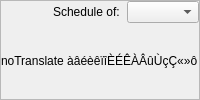
      <widget class="QFrame" name="frame">
       <property name="sizePolicy">
        <sizepolicy hsizetype="Preferred" vsizetype="Preferred">
         <horstretch>0</horstretch>
         <verstretch>0</verstretch>
        </sizepolicy>
       </property>
       <property name="frameShape">
        <enum>QFrame::StyledPanel</enum>
       </property>
       <property name="frameShadow">
        <enum>QFrame::Raised</enum>
       </property>
       <layout class="QGridLayout">
        <property name="leftMargin">
         <number>0</number>
        </property>
        <property name="topMargin">
         <number>0</number>
        </property>
        <property name="rightMargin">
         <number>0</number>
        </property>
        <property name="bottomMargin">
         <number>0</number>
        </property>
        <property name="spacing">
         <number>0</number>
        </property>
        <item row="0" column="0" colspan="2">
         <layout class="QGridLayout" name="layoutdockagenda">
          <item row="0" column="2" colspan="2">
           <widget class="QComboBox" name="comboBoxAgendaUser">
            <property name="toolTip">
             <string>&lt;!DOCTYPE HTML PUBLIC &quot;-//W3C//DTD HTML 4.0//EN&quot; &quot;http://www.w3.org/TR/REC-html40/strict.dtd&quot;&gt;
&lt;html&gt;&lt;head&gt;&lt;meta name=&quot;qrichtext&quot; content=&quot;1&quot; /&gt;&lt;style type=&quot;text/css&quot;&gt;
p, li { white-space: pre-wrap; }
&lt;/style&gt;&lt;/head&gt;&lt;body style=&quot; font-family:'MS Shell Dlg 2'; font-size:8.25pt; font-weight:400; font-style:normal;&quot;&gt;
&lt;p style=&quot; margin-top:0px; margin-bottom:0px; margin-left:0px; margin-right:0px; -qt-block-indent:0; text-indent:0px;&quot;&gt;&lt;span style=&quot; font-size:8pt;&quot;&gt;Selects and displays an user's schedule&lt;/span&gt;&lt;/p&gt;&lt;/body&gt;&lt;/html&gt;</string>
            </property>
           </widget>
          </item>
          <item row="0" column="1">
           <widget class="QLabel" name="labelAgendaSelect">
            <property name="font">
             <font>
              <pointsize>9</pointsize>
             </font>
            </property>
            <property name="text">
             <string>Schedule of:  </string>
            </property>
           </widget>
          </item>
          <item row="1" column="0" colspan="4">
           <widget class="QLabel" name="textLabelPixMap">
            <property name="font">
             <font>
              <pointsize>9</pointsize>
             </font>
            </property>
            <property name="text">
             <string>noTranslate àâéèêïîÈÉÊÀÂûÙçÇ«»ô</string>
            </property>
           </widget>
          </item>
          <item row="0" column="0">
           <widget class="QDialogButtonBox" name="buttonBox_agendas"/>
          </item>
         </layout>
        </item>
       </layout>
      </widget>
